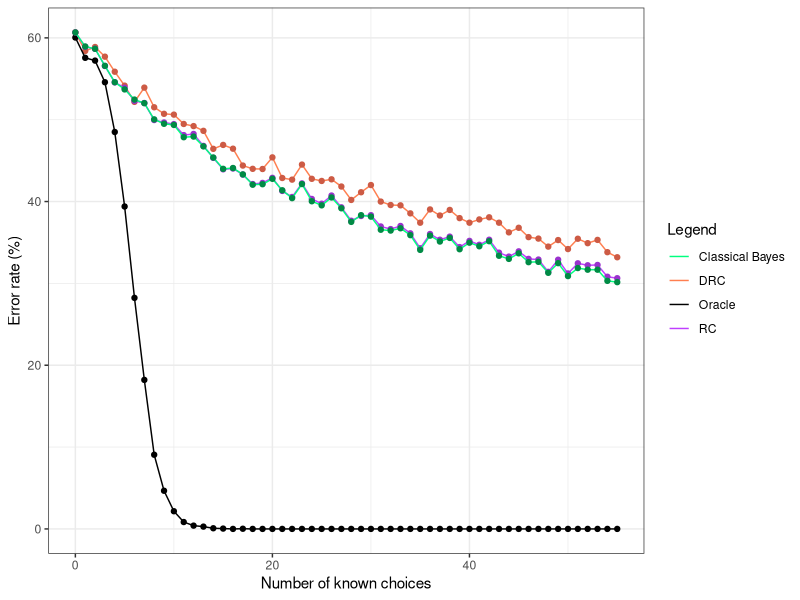
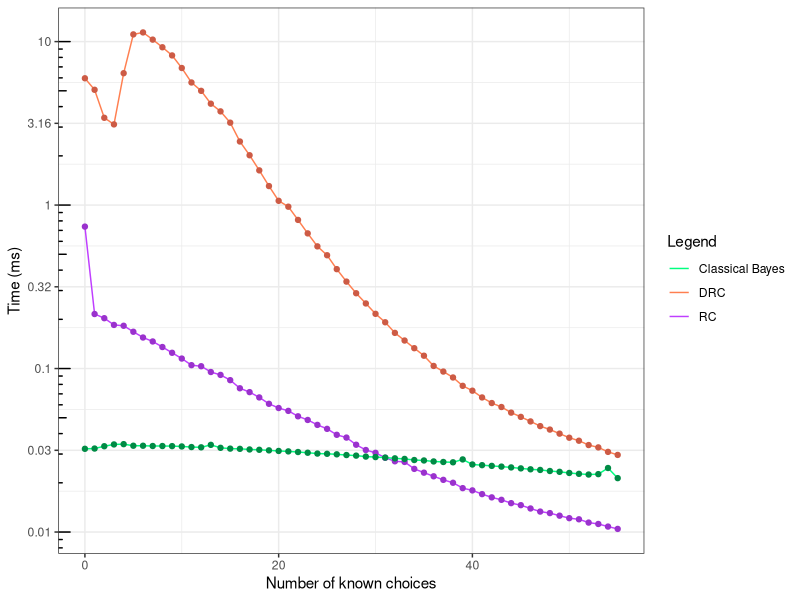

The R source for these figures, in order:
library(ggplot2)

#--------------------------------------------------------------------------------------------
#Parametres globaux
dataset_name = "hailfinder"
taille_img_x = 1024/2
taille_img_y = 720/2
#fin parametres globaux
#--------------------------------------------------------------------------------------------

#--------------------------------------------------------------------------------------------
#data
#result
rc = c(0.3933573429371749,0.4109643857543017,0.4133653461384554,0.4343737494997999,0.45438175270108044,0.460984393757503,0.4769907963185274,0.47959183673469385,0.5004001600640257,0.5034013605442177,0.5054021608643458,0.5188075230092036,0.517406962785114,0.5320128051220488,0.5466186474589836,0.56062424969988,0.5596238495398159,0.5670268107242897,0.5786314525810324,0.5772308923569428,0.5710284113645459,0.5870348139255702,0.594437775110044,0.5778311324529812,0.5968387354941976,0.602641056422569,0.5926370548219287,0.6070428171268507,0.6234493797519007,0.6176470588235294,0.6166466586634654,0.6304521808723489,0.6336534613845538,0.6298519407763106,0.6388555422168868,0.657062825130052,0.639655862344938,0.6466586634653861,0.6428571428571429,0.6556622649059624,0.6480592236894758,0.6528611444577831,0.6466586634653861,0.6624649859943977,0.6672669067627051,0.6608643457382953,0.6700680272108843,0.6708683473389355,0.6858743497398959,0.6710684273709484,0.687875150060024,0.6754701880752301,0.6778711484593838,0.6774709883953581,0.6918767507002801,0.6936774709883954)
dRC = c(0.3933573429371749,0.41596638655462187,0.41116446578631455,0.42296918767507,0.4413765506202481,0.4583833533413365,0.4781912765106042,0.46078431372549017,0.48479391756702683,0.492797118847539,0.49379751900760305,0.505202080832333,0.5078031212484994,0.5136054421768708,0.5356142456982793,0.530812324929972,0.5354141656662665,0.5560224089635855,0.5600240096038416,0.5602240896358543,0.5460184073629452,0.5712284913965586,0.5732292917166867,0.5548219287715086,0.5722288915566226,0.5748299319727891,0.572829131652661,0.5816326530612245,0.5980392156862745,0.5886354541816726,0.5798319327731093,0.6000400160064026,0.6042416966786714,0.6046418567426971,0.6144457783113245,0.6258503401360545,0.6096438575430172,0.617046818727491,0.6102440976390556,0.6202480992396959,0.6258503401360545,0.6218487394957983,0.6192476990796318,0.6258503401360545,0.6376550620248099,0.6320528211284514,0.6434573829531812,0.6452581032412965,0.6550620248099239,0.6470588235294118,0.6580632252901161,0.6454581832733093,0.650860344137655,0.6468587434973989,0.6618647458983593,0.6680672268907563)
oracle = c(0.39955982392957184,0.42436974789915966,0.42777110844337735,0.4541816726690676,0.5150060024009604,0.6060424169667867,0.717687074829932,0.8179271708683473,0.9093637454981993,0.9533813525410164,0.978391356542617,0.9915966386554622,0.9959983993597439,0.9971988795518207,0.9991996798719488,0.9995998399359743,1.0,0.9997999199679872,1.0,1.0,1.0,1.0,1.0,1.0,1.0,1.0,1.0,1.0,1.0,1.0,1.0,1.0,1.0,1.0,1.0,1.0,1.0,1.0,1.0,1.0,1.0,1.0,1.0,1.0,1.0,1.0,1.0,1.0,1.0,1.0,1.0,1.0,1.0,1.0,1.0,1.0)
jointree = c(0.3933573429371749,0.4105642256902761,0.4133653461384554,0.4341736694677871,0.4541816726690676,0.46298519407763106,0.47539015606242496,0.4797919167667067,0.4995998399359744,0.5050020008003201,0.5064025610244097,0.5214085634253701,0.5206082432973189,0.5326130452180873,0.5462184873949579,0.5600240096038416,0.5590236094437775,0.566826730692277,0.5794317727090836,0.5788315326130452,0.5722288915566226,0.586234493797519,0.5958383353341337,0.5786314525810324,0.5996398559423769,0.6046418567426971,0.5950380152060825,0.6082432973189276,0.6248499399759904,0.6166466586634654,0.6184473789515806,0.634453781512605,0.6354541816726691,0.6326530612244898,0.6410564225690276,0.65906362545018,0.641656662665066,0.648859543817527,0.6444577831132453,0.6582633053221288,0.6502601040416166,0.6546618647458984,0.6484593837535014,0.6662665066026411,0.6700680272108843,0.6632653061224489,0.6740696278511404,0.6736694677871149,0.6870748299319728,0.6752701080432173,0.6910764305722289,0.6812725090036015,0.6832733093237295,0.6832733093237295,0.6968787515006002,0.6984793917567027)

#result conf
c_rc = c(0.013543098866883735,0.01364051652773855,0.013652394690906853,0.01374214446091334,0.01380425043957532,0.013819799005948515,0.01384738001735773,0.013850513878332369,0.013862061162260918,0.013861744850459152,0.013861256495257643,0.01385225546968458,0.013853662577764818,0.013833624188826618,0.013801681275103395,0.013759793840833633,0.013763153327542244,0.01373694770193453,0.013689576764012884,0.013695703676713416,0.013721483527049714,0.013650438256029747,0.013612562724236393,0.013693091675264139,0.013599590943148344,0.013566843008895746,0.013622069997673701,0.013540672170169878,0.013432913795601957,0.013472877217469016,0.013479561460318605,0.013381948154884905,0.013357645008324443,0.01338643457361961,0.013316796282794302,0.013160387490061504,0.013310362034835216,0.013252344571017203,0.013284223283101427,0.01317317161026372,0.013240368958630828,0.013198360002243762,0.013252344571017203,0.013109883287475674,0.013063385330207745,0.013125045927831093,0.013035557068150504,0.013027510189643335,0.01286861851252337,0.013025491787597869,0.012846266549426786,0.012980407825700058,0.012955265942883733,0.012959483386956296,0.012800724436910455,0.012779863342327086)
c_dRC = c(0.013543098866883735,0.01366488514763688,0.013641519175469631,0.013696569740117062,0.013766456116487894,0.013813965471940946,0.01384887316115853,0.013819363719384558,0.013855653608061543,0.013860627157613954,0.013860998991950807,0.013861315320772881,0.013860377412534146,0.01385693269130013,0.013826856305351687,0.013835719292079643,0.013827251300800793,0.013774778312867964,0.013761816338899922,0.01376114444189051,0.013803229518673462,0.013720686313741043,0.01371258821747172,0.01377849034114352,0.013716665903700307,0.01370594465716814,0.013714226168359399,0.013676067195124854,0.01359297817412539,0.013642519494084846,0.013684235247948226,0.013581768497670168,0.013557459282481428,0.013555089636147514,0.013494054480172641,0.01341577818662981,0.013524666209879152,0.013476895010444934,0.013520915218965729,0.013455215090320502,0.01341577818662981,0.013444142306030514,0.013462056671788836,0.01341577818662981,0.01332637256208543,0.013369875749444707,0.013279250501254154,0.013264195703690177,0.013178611700294714,0.013248935684185661,0.013151178176540396,0.013262510293258428,0.01321604293764493,0.01325064139828852,0.013115588927132965,0.01305548758787408)
c_oracle = c(0.013579498261265177,0.01370256777618835,0.013716665903700308,0.013803741103105192,0.013855821272397756,0.013546721061563788,0.012479319070882846,0.010698868100042109,0.007959352490870283,0.005844819538616546,0.0040311411108244705,0.0025307659795898415,0.001750266327279451,0.0014652601158265308,7.839998116391135E-4,5.544825796728496E-4,0.0,3.9211762940369E-4,0.0,0.0,0.0,0.0,0.0,0.0,0.0,0.0,0.0,0.0,0.0,0.0,0.0,0.0,0.0,0.0,0.0,0.0,0.0,0.0,0.0,0.0,0.0,0.0,0.0,0.0,0.0,0.0,0.0,0.0,0.0,0.0,0.0,0.0,0.0,0.0,0.0,0.0)
c_jointree = c(0.013543098866883735,0.013638504242872856,0.013652394690906853,0.01374140890468932,0.013803741103105192,0.013824028698558593,0.013845264454657577,0.013850739364553102,0.013862061162260917,0.013861371926221663,0.013860929065657961,0.0138493530660495,0.013850286166847112,0.013832546488256641,0.013802715686030169,0.013761816338899922,0.01376514180201353,0.013737696935837799,0.01368602497797409,0.013688692275630658,0.013716665903700307,0.013654341831565948,0.013605036933769599,0.013689576764012884,0.013584029294109927,0.013555089636147514,0.013609351460607265,0.013533334902361032,0.01342296079778993,0.013479561460318605,0.013467486309295701,0.01335147012612473,0.01334369562161788,0.013365307799711627,0.013299005533777369,0.013141903876083301,0.013294100774083417,0.013233469732792843,0.013270912019135847,0.013149328519790206,0.013221297824543624,0.013182225508837537,0.01323692444427878,0.013073197841730543,0.013035557068150504,0.013102239024952445,0.012994894000776904,0.012999008639104193,0.01285524072107208,0.01298248537920099,0.012809922677398408,0.01291897743570571,0.012897261487944714,0.012897261487944714,0.012742209678886804,0.012723108894554485)

#temps
rctemps = c(0.7382509801920768,0.21555539215686276,0.20322721768707483,0.18482943597438975,0.18265203141256503,0.16788592557022808,0.15482165786314525,0.14644069347739094,0.13540585254101642,0.12484646078431373,0.11511246338535414,0.1048639531812725,0.10332630152060825,0.09523791896758703,0.09143147599039615,0.08491101080432173,0.07574270508203282,0.07174154141656662,0.06658177370948379,0.0608554949979992,0.05735107022809124,0.05509243537414966,0.051039103641456585,0.048479395158063224,0.04522911644657863,0.042764073429371746,0.03933073149259704,0.03782453761504602,0.03419667206882753,0.0317417987194878,0.030511797519007604,0.028457356142456983,0.02708529431772709,0.02683856862745098,0.024335945578231294,0.023075347539015606,0.021923420368147258,0.020853702080832332,0.020017003401360544,0.018558131252501,0.01797582793117247,0.017056072028811525,0.016294233093237295,0.015740322729091635,0.015020047819127651,0.014600665466186475,0.013933459783913565,0.013338867547018808,0.013055502400960385,0.012589636054421769,0.012156480592236894,0.011965529411764706,0.011424638655462185,0.011202120448179271,0.01079957743097239,0.01044979231692677)
dRCtemps = c(5.96457968827531,5.07156,3.4179540510204083,3.114649307122849,6.405587469987995,11.065427409763906,11.374576414965986,10.279277911364545,9.231418038215287,8.227637113845539,6.891759556422569,5.6201808121248495,4.996276843137255,4.168907915566226,3.7411476266506605,3.1914558865546216,2.447932431172469,2.017074667667067,1.6300114447779113,1.306829431172469,1.0617513149259703,0.9771544363745498,0.8112590266106443,0.6710352697078832,0.5589396200480192,0.4932683363345338,0.4054965900360144,0.3402292044817927,0.2888351272509004,0.2501394637855142,0.21611998859543818,0.19188723629451782,0.16525121568627452,0.14840213745498199,0.1332017318927571,0.11980582853141257,0.10373505482192877,0.09583797899159664,0.08817972488995598,0.0783789661864746,0.07320216626650661,0.06656099899959984,0.061517007202881155,0.05817016486594638,0.0537531918767507,0.050618230292116845,0.04748135034013606,0.04445097138855542,0.04233841736694678,0.03998041216486595,0.03774540756302521,0.036182639655862346,0.03405017466986795,0.03293556342537015,0.030925532212885153,0.029628136854741898)
jointreetemps = c(0.03229051620648259,0.032412769707883156,0.03348660484193677,0.034340489195678274,0.034479248899559826,0.033720351140456184,0.03371459263705482,0.03358852460984394,0.03358056542617047,0.0335373181272509,0.03338107523009204,0.03309634993997599,0.03296938695478191,0.03413868167266907,0.032743530412164865,0.03237530612244898,0.03227547278911565,0.03199392997198879,0.031844742096838734,0.03158983413365346,0.03132771448579432,0.031133767907162865,0.030861250900360144,0.030553325330132053,0.030194507202881152,0.03010029691876751,0.029876355542216886,0.02957519367747099,0.029333234893957585,0.028942314725890355,0.02873753961584634,0.028529727290916365,0.02823547899159664,0.02800487274909964,0.02756912745098039,0.027400508603441377,0.027026469787915165,0.026822190476190475,0.02670341236494598,0.027806322328931574,0.025889904761904763,0.025645101840736293,0.025386129651860743,0.02513045098039216,0.024841464585834333,0.024510926570628252,0.024194882352941177,0.023978669467787116,0.023621242697078833,0.023348314525810324,0.022979962585034014,0.022696757102841136,0.02247421168467387,0.02260478631452581,0.02463561024409764,0.021363170668267307)

#temps conf
c_rctemps = c(0.017039613630763086,0.006065008052844684,0.00904158276798251,0.005552587491302392,0.007679877231267346,0.004685392157851146,0.004445458113998825,0.00433689130730719,0.004465845719626342,0.0038139689224982285,0.0035693666204250083,0.00326412682322746,0.006202317514648368,0.0031171693014339637,0.003951225588907923,0.002807371080239705,0.002516387669332804,0.00244346215693006,0.0021898211732449243,0.0020144278442562214,0.001921694984690197,0.0019310395734268594,0.00175783464869679,0.00169187036985565,0.0015277364613126624,0.0014739593806182417,0.0012709534176200364,0.0026055100302961524,0.0010230864488252904,9.47692569796726E-4,8.977889599912038E-4,8.579418765202317E-4,7.767954049373237E-4,0.0019641250999509925,6.297253129040221E-4,6.124376445719815E-4,5.182426500872023E-4,4.8320340348090947E-4,4.955798696277951E-4,4.00697599116657E-4,4.122688379706003E-4,3.4414110234213396E-4,2.8945641888101603E-4,2.7143924600663694E-4,2.5701012652472517E-4,2.464855980731599E-4,2.1373297847842264E-4,2.0031644671573526E-4,1.9744340820117772E-4,1.7040561284643651E-4,1.5038085885065168E-4,1.846422953967716E-4,1.4094752290234414E-4,1.341120818271116E-4,1.363837324196787E-4,1.0845501729291016E-4)
c_dRCtemps = c(0.21218578906600166,0.14142320689641538,0.09604698388203434,0.2057894118784954,0.3953249070360701,0.5185546202145138,0.5555598461428742,0.5213637479309132,0.50629848243062,0.45024685216298715,0.3982552489140654,0.3324538766476067,0.33202079923491673,0.2976036680611024,0.2498102031657751,0.230072576090412,0.19837441530958136,0.1430078279135242,0.11969880147533231,0.08219935138980439,0.06600101492090872,0.08191473491349428,0.0605183012016808,0.04982585074771224,0.03591990812922922,0.03635376611399326,0.024562708187546325,0.020531257495235454,0.018837735016428384,0.01395307928302247,0.011834343784025127,0.011203268863090006,0.008418744070761063,0.006887755603454953,0.007232949434996352,0.0063149060322083206,0.0037191969315659578,0.0035347547539653617,0.003680078101600607,0.002597021266630224,0.00255652010546277,0.0018911050053099813,0.0016223151988161164,0.0014952826691748608,0.0014258942821658437,0.0011998846772550732,0.0010523090859690155,9.133997520140941E-4,9.054753781977025E-4,7.424403313865712E-4,6.30791307209131E-4,6.660909475277108E-4,4.990205838283362E-4,4.3667642561167594E-4,3.814674253405251E-4,3.2729504264375963E-4)
c_jointreetemps = c(7.539507575331285E-4,0.001830692664059738,7.260587782939267E-4,0.0016925631599527073,0.001667664380802806,7.170080828429905E-4,7.114167255723255E-4,6.990084127095471E-4,7.106421172454491E-4,7.090360101187992E-4,7.058318398963084E-4,6.928771451522657E-4,6.902937787034672E-4,0.002724397779032505,7.058687577719239E-4,6.938615815901E-4,7.07069084026988E-4,7.005253429172866E-4,7.137604507307996E-4,7.22812655245577E-4,7.028335613036282E-4,7.00620709585156E-4,6.794608240856411E-4,6.614395534285575E-4,6.619001334756523E-4,6.677178216361243E-4,6.621726880402303E-4,6.648572819141167E-4,6.680378863951368E-4,6.579381478118146E-4,6.490239588771005E-4,6.305143990855017E-4,6.196484241657302E-4,6.177758636136827E-4,5.95619451349655E-4,5.919545410509077E-4,5.770991773877539E-4,5.716486350931986E-4,5.990077871466631E-4,0.003007757890352462,5.434463967826744E-4,5.379464307168625E-4,5.361877424204254E-4,5.383410480518638E-4,5.184668406032423E-4,5.020371693260287E-4,4.900831724973341E-4,4.832781058624589E-4,4.695870715006484E-4,4.716396784801606E-4,4.4246400678456585E-4,4.3096042485860314E-4,4.2797739154764404E-4,0.0012910093016102358,0.005725745763409786,3.89714032452489E-4)
#fin data
#--------------------------------------------------------------------------------------------


#--------------------------------------------------------------------------------------------
#parametres graphes
# -- manuels
x_pas_erreur = 4
y_pas_erreur = 3
x_legend_erreur = 0
y_legend_erreur = 50
y_padding_erreur = 1

x_pas_time = 4
y_pas_time = 3
x_legend_time = 0
y_legend_time = 0.013
y_padding_time = 0.01

# -- auto calcul

#MAJ VERS ERROR
dRC = 100-100*dRC
oracle = 100-100*oracle
rc = 100-100*rc
jointree = 100-100*jointree

c_rc = 100*c_rc
c_dRC = 100*c_dRC
c_oracle = 100*c_oracle
c_jointree = 100*c_jointree
#FIN MAJ VERS ERROR

nb_val = length(rc)
nb_val = length(dRC)
nb_val = length(oracle)
nb_val = length(jointree)

min_val_erreur = 30000
min_val_erreur = min(min_val_erreur,100-100*rc)
min_val_erreur = min(min_val_erreur,100-100*dRC)
min_val_erreur = min(min_val_erreur,100-100*oracle)
min_val_erreur = min(min_val_erreur,100-100*jointree)
min_val_erreur = ceiling(min_val_erreur)

max_val_erreur = 30000
max_val_erreur = max(max_val_erreur,100-100*rc)
max_val_erreur = max(max_val_erreur,100-100*dRC)
max_val_erreur = max(max_val_erreur,100-100*oracle)
max_val_erreur = max(max_val_erreur,100-100*jointree)
max_val_erreur = floor(max_val_erreur)

size = 0:(nb_val-1)
x_lim_erreur = c(0,(nb_val-1))
if(min_val_erreur-y_padding_erreur <= 0){
  min_val_erreur = min_val_erreur+y_padding_erreur+0.00001
}
y_lim_erreur = c((min_val_erreur-y_padding_erreur),(max_val_erreur+y_padding_erreur))
x_axp_erreur = c(0, (nb_val-1), x_pas_erreur)
y_axp_erreur = c((min_val_erreur-y_padding_erreur),(max_val_erreur+y_padding_erreur),y_pas_erreur)

min_val_time = 30000
min_val_time = min(min_val_erreur,100-100*rctemps)
min_val_time = min(min_val_erreur,100-100*dRCtemps)
min_val_time = min(min_val_erreur,100-100*jointreetemps)
min_val_time = ceiling(min_val_erreur)

max_val_time = 30000
max_val_time = max(max_val_time,rctemps)
max_val_time = max(max_val_time,dRCtemps)
max_val_time = max(max_val_time,jointreetemps)
max_val_time = floor(max_val_time)


x_lim_time = c(0,(nb_val-1))
if(min_val_time-y_padding_time <= 0){
  min_val_time = min_val_time+y_padding_time+0.00001
}
size = 0:(nb_val-1)
y_lim_time = c((min_val_time-y_padding_time),(max_val_time+y_padding_time))
x_axp_time = c(0, (nb_val-1), x_pas_erreur)
y_axp_time = c((min_val_time-y_padding_time),(max_val_time+y_padding_time),y_pas_time)
#fin parametres graphes
#--------------------------------------------------------------------------------------------

  png(file=paste("Taux_erreur_sur_",dataset_name,".png",sep=""), bg="white", width=taille_img_x, height=taille_img_y, pointsize = 12)
  (ggplot(NULL, aes(size)) + #scale_y_log10(breaks = round(seq(0, 100, by = 5),1)) + annotation_logticks(sides="l") +
    ylab("Error rate (%)") + xlab("Number of known choices") + theme_bw() #+ theme(legend.position="bottom")
    +geom_line(aes(y=dRC, colour="DRC")) + geom_point(aes(y=dRC), colour="coral3") 
    +geom_line(aes(y=oracle, colour="Oracle")) + geom_point(aes(y=oracle), colour="black") 
    +geom_line(aes(y=rc, colour="RC")) + geom_point(aes(y=rc), colour="darkorchid3") 
    +geom_line(aes(y=jointree, colour="Classical Bayes")) + geom_point(aes(y=jointree), colour="springgreen4") 
    + scale_colour_manual(name = 'Legend', guide = 'legend',
                        values =c(NULL
                                  ,'DRC'='coral' #dRC
                                  ,'Oracle'='black' #oracle
                                  ,'RC'='darkorchid1' #rc
                                  ,'Classical Bayes'='springgreen' #jointree
                                  )))
  dev.off()

  png(file=paste("Temps_sur_",dataset_name,".png",sep=""), bg="white", width=taille_img_x, height=taille_img_y, pointsize = 12)
  (ggplot(NULL, aes(size))
  + scale_y_log10(
   breaks = scales::trans_breaks("log10", function(x) 10^x),
   labels = scales::trans_format("log10", function(x) round(10^x,2)))
   + annotation_logticks(sides="l")
   + theme_bw() +
    ylab("Time (ms)") + xlab("Number of known choices") #+ theme(legend.position="bottom")
    +geom_line(aes(y=dRCtemps, colour="DRC")) + geom_point(aes(y=dRCtemps), colour="coral3")
    +geom_line(aes(y=rctemps, colour="RC")) + geom_point(aes(y=rctemps), colour="darkorchid3") 
    +geom_line(aes(y=jointreetemps, colour="Classical Bayes")) + geom_point(aes(y=jointreetemps), colour="springgreen4") 
   + scale_colour_manual(name = 'Legend', guide = 'legend',
                        values =c(NULL
                                  ,'DRC'='coral' #dRC
                                  ,'RC'='darkorchid1' #rc
                                  ,'Classical Bayes'='springgreen' #jointree
                                  )))
  dev.off()
